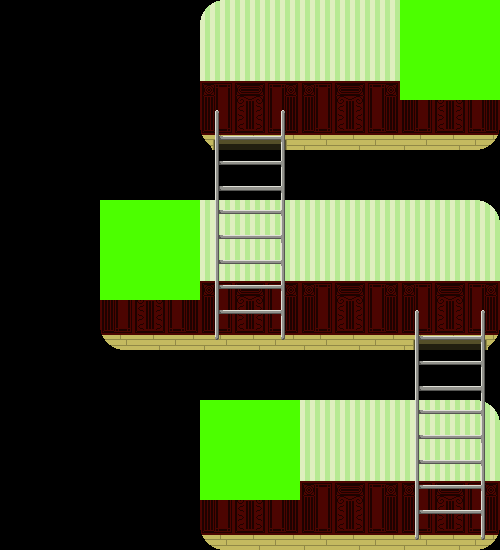

Rendered tile map (Tiled .tmx) drawn with the repository's tilesets; below, a short description and the full map source, tile grids included:
An orthogonal 10x11 tile map with 50x50 px tiles, 3 tile layers (Tile Layer 1, Tile Layer 2, Tile Layer 3), 3 tilesets and 5 objects.

<map version="1.0" orientation="orthogonal" renderorder="right-down" width="10" height="11" tilewidth="50" tileheight="50" nextobjectid="12">
 <tileset firstgid="1" name="BackGround" tilewidth="50" tileheight="50" tilecount="18" columns="6">
  <image source="BackGround.png" width="300" height="150" />
 </tileset>
 <tileset firstgid="19" name="ladder" tilewidth="50" tileheight="50" tilecount="10" columns="2">
  <image source="ladder.png" width="100" height="250" />
 </tileset>
 <tileset firstgid="29" name="Interactable" tilewidth="50" tileheight="50" tilecount="4" columns="2">
  <image source="Interactable.png" width="100" height="100" />
 </tileset>
 <layer name="Tile Layer 1" width="10" height="11">
  <data encoding="csv">
0,0,0,0,1,2,3,4,5,6,
0,0,0,0,7,8,9,10,11,12,
0,0,0,0,13,14,15,16,17,18,
0,0,0,0,0,0,0,0,0,0,
0,0,1,2,3,4,3,4,5,6,
0,0,7,8,9,10,9,10,11,12,
0,0,13,14,15,16,15,16,17,18,
0,0,0,0,0,0,0,0,0,0,
0,0,0,0,1,2,3,4,5,6,
0,0,0,0,7,8,9,10,11,12,
0,0,0,0,13,14,15,16,17,18
</data>
 </layer>
 <layer name="Tile Layer 2" width="10" height="11">
  <data encoding="csv">
0,0,0,0,0,0,0,0,0,0,
0,0,0,0,0,0,0,0,0,0,
0,0,0,0,19,20,0,0,0,0,
0,0,0,0,21,22,0,0,0,0,
0,0,0,0,23,24,0,0,0,0,
0,0,0,0,25,26,0,0,0,0,
0,0,0,0,27,28,0,0,19,20,
0,0,0,0,0,0,0,0,21,22,
0,0,0,0,0,0,0,0,23,24,
0,0,0,0,0,0,0,0,25,26,
0,0,0,0,0,0,0,0,27,28
</data>
 </layer>
 <layer name="Tile Layer 3" width="10" height="11">
  <data encoding="csv">
0,0,0,0,0,0,0,0,29,30,
0,0,0,0,0,0,0,0,31,32,
0,0,0,0,0,0,0,0,0,0,
0,0,0,0,0,0,0,0,0,0,
0,0,29,30,0,0,0,0,0,0,
0,0,31,32,0,0,0,0,0,0,
0,0,0,0,0,0,0,0,0,0,
0,0,0,0,0,0,0,0,0,0,
0,0,0,0,29,30,0,0,0,0,
0,0,0,0,31,32,0,0,0,0,
0,0,0,0,0,0,0,0,0,0
</data>
 </layer>
 <objectgroup name="floors">
  <object id="1" x="100" y="335" width="400" height="15" />
  <object id="2" x="200" y="535" width="300" height="15" />
  <object id="9" x="200" y="135" width="300" height="15" />
 </objectgroup>
 <objectgroup name="ladders">
  <object id="10" x="225" y="110" width="50" height="225" />
  <object id="11" x="425" y="310" width="50" height="225" />
 </objectgroup>
</map>
